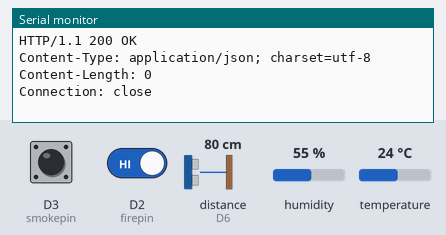
Bench run of a sketch on a simulated ESP8266 (NodeMCU). Shown: the last lines printed to the serial monitor. Wiring (inferred from the names in the program): ultrasonic range finder: trigger D5; echo D6. Inputs (shaded band) come from the test bench; at power-on: distance to the obstacle (sensor on D6) 80 cm, humidity 55 %, D2 (firepin) HIGH, temperature 24 °C, D3 (smokepin) HIGH. The echo pulse lasts 58.3 µs per cm; WiFi joins after 1.5 s; servers stay silent unless stated; uploads are accepted with an empty reply.

Above: at 2.8 s.
2.9 s: distance to the obstacle (sensor on D6) set to 2 cm
At 9.6 s:
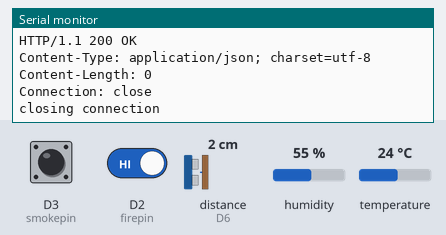
12.9 s: humidity set to 22 %
At 14.1 s:
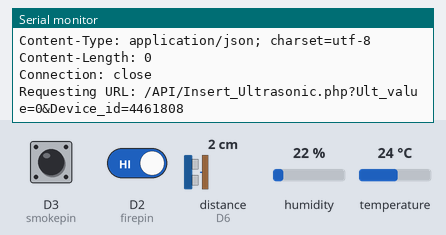
22.9 s: D2 (firepin) driven LOW
At 32.6 s:
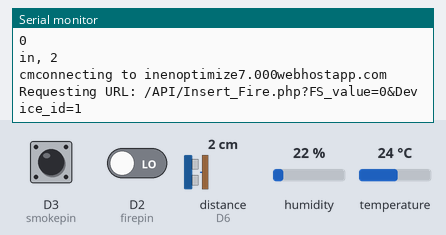
32.9 s: temperature set to 12 °C
At 36.0 s:
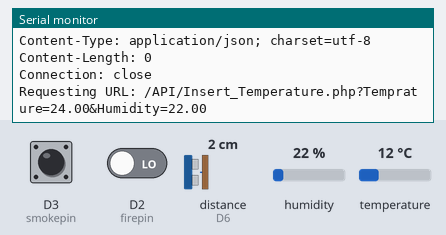
42.9 s: distance to the obstacle (sensor on D6) set to 4 cm
At 47.9 s:
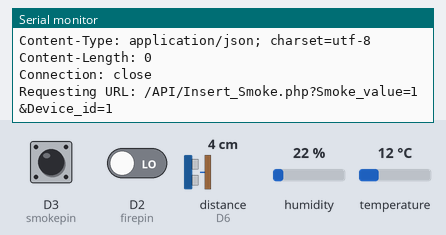
52.9 s: humidity set to 40 %
At 62.32 s:
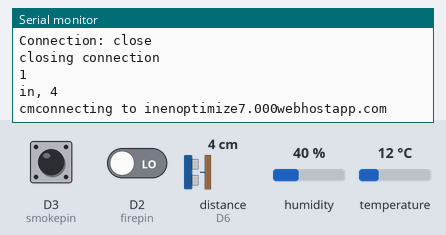
Timing chart, 0 to 63.8 s (numbered marks = the images above; inputs shaded):
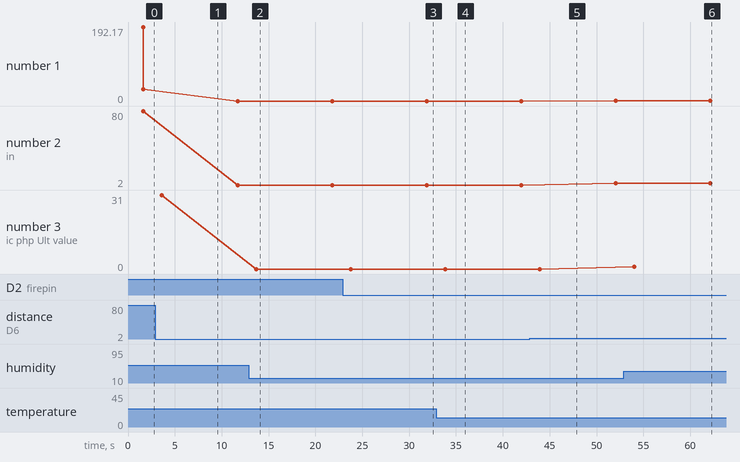

The sketch:

Ultrasonic+tempfinal+flame+smoke.ino
```cpp
#include <ESP8266WiFi.h>
#include "DHT.h"

#define DHTPIN D1
#define DHTTYPE DHT11
#define trigPin D5
#define echoPin D6
#define firepin D2
int smokepin = D3;


const char* ssid     = "Vivo";
const char* password = "YALINA_ANSARI";
const char* host = "inenoptimize7.000webhostapp.com";
DHT dht(DHTPIN, DHTTYPE);

void setup()
{
  Serial.begin(115200);
  delay(100);
    pinMode(trigPin, OUTPUT);
    pinMode(echoPin, INPUT);
    dht.begin();
    pinMode(firepin,INPUT);
    pinMode(smokepin,INPUT);

  Serial.println();
  Serial.println();
  Serial.print("Connecting to ");
  Serial.println(ssid);

  WiFi.begin(ssid, password);
  while (WiFi.status() != WL_CONNECTED)
  {
    delay(500);
    Serial.print(".");
  }

  Serial.println("");
  Serial.println("WiFi connected");
  Serial.println("IP address: ");
  Serial.println(WiFi.localIP());
  Serial.print("Netmask: ");
  Serial.println(WiFi.subnetMask());
  Serial.print("Gateway: ");
  Serial.println(WiFi.gatewayIP());
}

void loop()
{  int Device_id;
  //smoke
  int smokevalue = digitalRead(smokepin);
  //fire
  int firevalue = digitalRead(firepin);


    float h = dht.readHumidity();
  // Read temperature as Celsius (the default)
  float t = dht.readTemperature();

   long duration, inches, cm;
    digitalWrite(trigPin, LOW);
    delayMicroseconds(2);
    digitalWrite(trigPin, HIGH);
    delayMicroseconds(5);
    digitalWrite(trigPin, LOW);

    //TAKE READING ON ECHO PIN
    duration = pulseIn(echoPin, HIGH);

    //convert the time into a distace
    inches = microsecondsToInches(duration);
    cm = microsecondsToCentimeters(duration);
    Serial.println(inches);
    Serial.print("in, ");
    Serial.println(cm);
    Serial.print("cm");

  Serial.print("connecting to ");
  Serial.println(host);

  //fire
WiFiClient client1;
  const int httpPort = 80;
  if (!client1.connect(host, httpPort))
  {
    Serial.println("connection failed");
    return;
  }

  String url1 = "/API/Insert_Fire.php?FS_value="+String(firevalue)+"&Device_id=1";
  Serial.print("Requesting URL: ");
  Serial.println(url1);

  client1.print(String("GET ") + url1 + " HTTP/1.1\r\n" + "Host: " + host + "\r\n" + "Connection: close\r\n\r\n");
  delay(500);

  while(client1.available())
  {
    String line = client1.readStringUntil('\r');
    Serial.print(line);
  }

  // Ultrasonic
  WiFiClient client2;
 // const int httpPort = 80;
  if (!client2.connect(host, httpPort))
  {
    Serial.println("connection failed");
    return;
  }

  String url2 = "/API/Insert_Ultrasonic.php?Ult_value="+String(inches)+"&Device_id="+String(Device_id);

  Serial.print("Requesting URL: ");
  Serial.println(url2);

  client2.print(String("GET ") + url2 + " HTTP/1.1\r\n" + "Host: " + host + "\r\n" + "Connection: close\r\n\r\n");
  delay(500);

   while(client2.available())
  {
    String line = client2.readStringUntil('\r');
    Serial.print(line);
  }


  // add temp data


WiFiClient client3;

  if (!client3.connect(host, httpPort))
  {
    Serial.println("connection failed");
    return;
  }
  String url3 = "/API/Insert_Temperature.php?Temprature=" + String(t) + "&Humidity="+ String(h);
  Serial.print("Requesting URL: ");
  Serial.println(url3);

  client3.print(String("GET ") + url3 + " HTTP/1.1\r\n" +
               "Host: " + host + "\r\n" +
               "Connection: close\r\n\r\n");
  delay(500);

  while(client3.available())
  {
    String line = client3.readStringUntil('\r');
    Serial.print(line);
  }

WiFiClient client4;
  //const int httpPort = 80;
  if (!client4.connect(host, httpPort))
  {
    Serial.println("connection failed");
    return;
  }

  // Ultrasonic

  String url4 = "/API/Insert_Smoke.php?Smoke_value="+String(smokevalue)+"&Device_id=1";
  Serial.print("Requesting URL: ");
  Serial.println(url4);

  client4.print(String("GET ") + url4 + " HTTP/1.1\r\n" + "Host: " + host + "\r\n" + "Connection: close\r\n\r\n");
  delay(500);

  while(client4.available())
  {
    String line = client4.readStringUntil('\r');
    Serial.print(line);
  }
  Serial.println();
  Serial.println("closing connection");
  delay(3000);
}

long microsecondsToInches(long microseconds)
{
  return microseconds/74/2;
}

long microsecondsToCentimeters(long microseconds)
{
  return microseconds/29/2;
}
```

Measured:
- after the input at 22.9 s, the serial monitor: prints a new line after 9.2 s (image 3)
- plotted number 2: 80 → 2 after the input at 2.9 s, 2 → 4 after the input at 42.9 s
